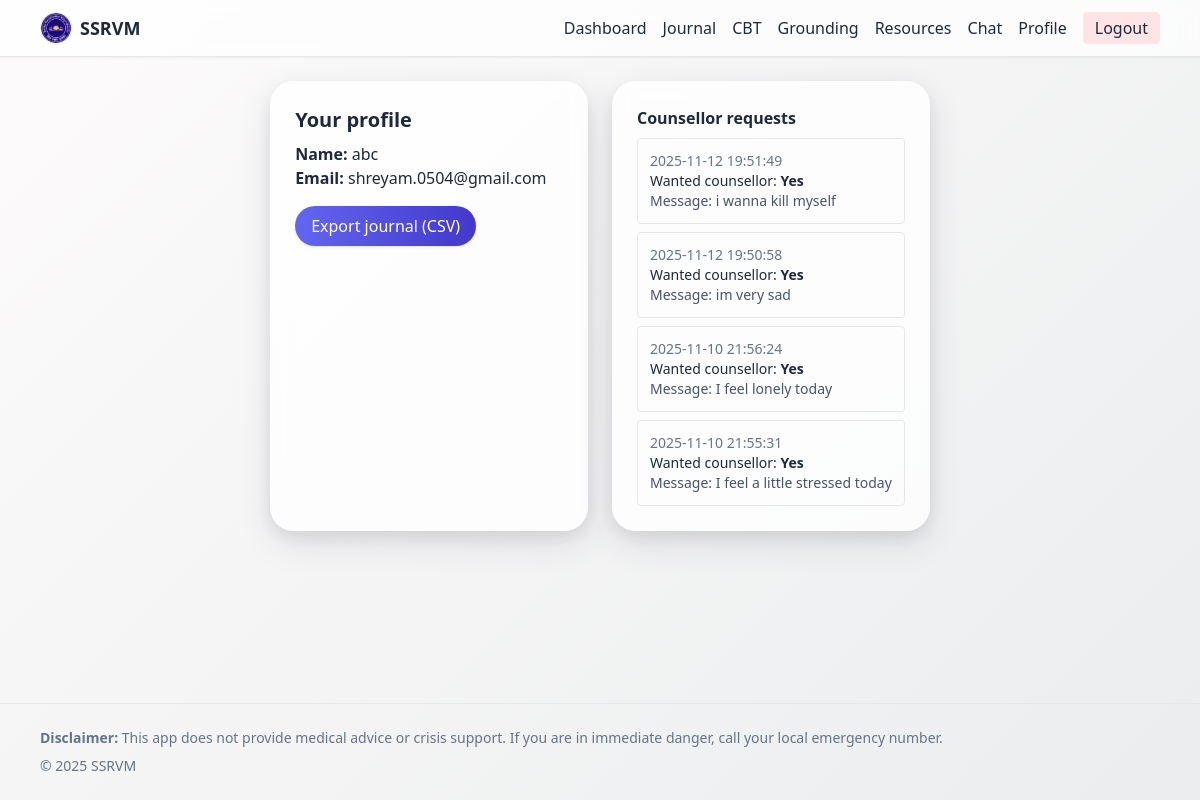
Screenshot of /profile (signed in) with the database file from the repository.
### tables this page shows
CREATE TABLE counsellor_requests (
            id INTEGER PRIMARY KEY AUTOINCREMENT,
            user_id INTEGER NOT NULL,
            message TEXT,
            want_counsellor INTEGER DEFAULT 0,
            created_at TEXT DEFAULT (datetime('now', 'localtime')),
            FOREIGN KEY (user_id) REFERENCES users(id) ON DELETE CASCADE
        );

### app.py (the view)
@app.route("/profile")
def profile():
    if not current_user(): return redirect(url_for("login"))
    conn = get_db(); cur = conn.cursor()
    cur.execute("SELECT message,want_counsellor,created_at FROM counsellor_requests WHERE user_id=? ORDER BY id DESC", (current_user()["id"],))
    reqs = cur.fetchall(); conn.close()
    return render_template("profile.html", app_name=APP_NAME, requests=reqs, year=datetime.now().year)

### app.py (called while the page is built)
def dict_factory(cursor, row):
    return {col[0]: row[idx] for idx, col in enumerate(cursor.description)}

def get_db():
    conn = sqlite3.connect(DB_PATH, timeout=10, check_same_thread=False)
    conn.row_factory = dict_factory
    return conn

def current_user():
    return session.get("user")

@app.context_processor
def inject_globals():
    return {"app_name": APP_NAME}

### templates/profile.html
{% extends "base.html" %}
{% set title = "Profile" %}
{% block content %}
<div class="grid md:grid-cols-2 gap-6">
  <div class="card p-6">
    <h2 class="text-xl font-bold mb-2">Your profile</h2>
    <p><span class="label">Name:</span> {{ session.user.name }}</p>
    <p><span class="label">Email:</span> {{ session.user.email }}</p>
    <form method="post" action="{{ url_for('export_journal') }}" class="mt-4">
      <button class="px-4 py-2 rounded-full bg-gradient-to-r from-indigo-500 to-indigo-700 text-white shadow hover:opacity-90 transition">Export journal (CSV)</button>
    </form>
  </div>
  <div class="card p-6">
    <h2 class="font-semibold mb-2">Counsellor requests</h2>
    {% if requests %}
      <ul class="space-y-2">
        {% for r in requests %}
          <li class="p-3 border rounded text-sm">
            <div class="text-slate-500">{{ r.created_at }}</div>
            <div>Wanted counsellor: <strong>{{ 'Yes' if r.want_counsellor else 'No' }}</strong></div>
            <div class="text-slate-600">Message: {{ r.message or '—' }}</div>
          </li>
        {% endfor %}
      </ul>
    {% else %}
      <p class="text-slate-500">No requests yet.</p>
    {% endif %}
  </div>
</div>
{% endblock %}

### static/css/styles.css (style rules this page uses)
:root { --card: 255 255 255; }
html, body { height: 100%; }
body { background: linear-gradient(180deg, #f8fafc 0%, #eef2ff 100%); }
.card { background: rgb(var(--card)); border-radius: 1rem; box-shadow: 0 10px 30px rgba(31,41,55,0.07); }
.label { font-weight: 600; }
.card { background: linear-gradient(135deg, rgba(255,255,255,0.95), rgba(244,240,253,0.92)); border-radius: 1.2rem; box-shadow: 0 12px 35px rgba(50,50,93,0.12), 0 6px 18px rgba(0,0,0,0.08); backdrop-filter: blur(8px); }
body { background: linear-gradient(135deg, #fdfbfb 0%, #ebedee 100%); background-attachment: fixed; }
.card { border: 1px solid rgba(255,255,255,0.3); background: rgba(255,255,255,0.8); backdrop-filter: blur(10px); border-radius: 1.5rem; padding: 1.5rem; transition: transform .25s ease, box-shadow .25s ease; }

### rows the page displays
counsellor_requests: created_at "2025-11-12 19:51:49", want_counsellor "Yes", message "i wanna kill myself"
counsellor_requests: created_at "2025-11-12 19:50:58", want_counsellor "Yes", message "im very sad"
counsellor_requests: created_at "2025-11-10 21:56:24", want_counsellor "Yes", message "I feel lonely today"
counsellor_requests: created_at "2025-11-10 21:55:31", want_counsellor "Yes", message "I feel a little stressed today"

### other values shown
{{ app_name }} "SSRVM"
{{ session.user.name }} "abc"
{{ session.user.email }} "shreyam.0504@gmail.com"
